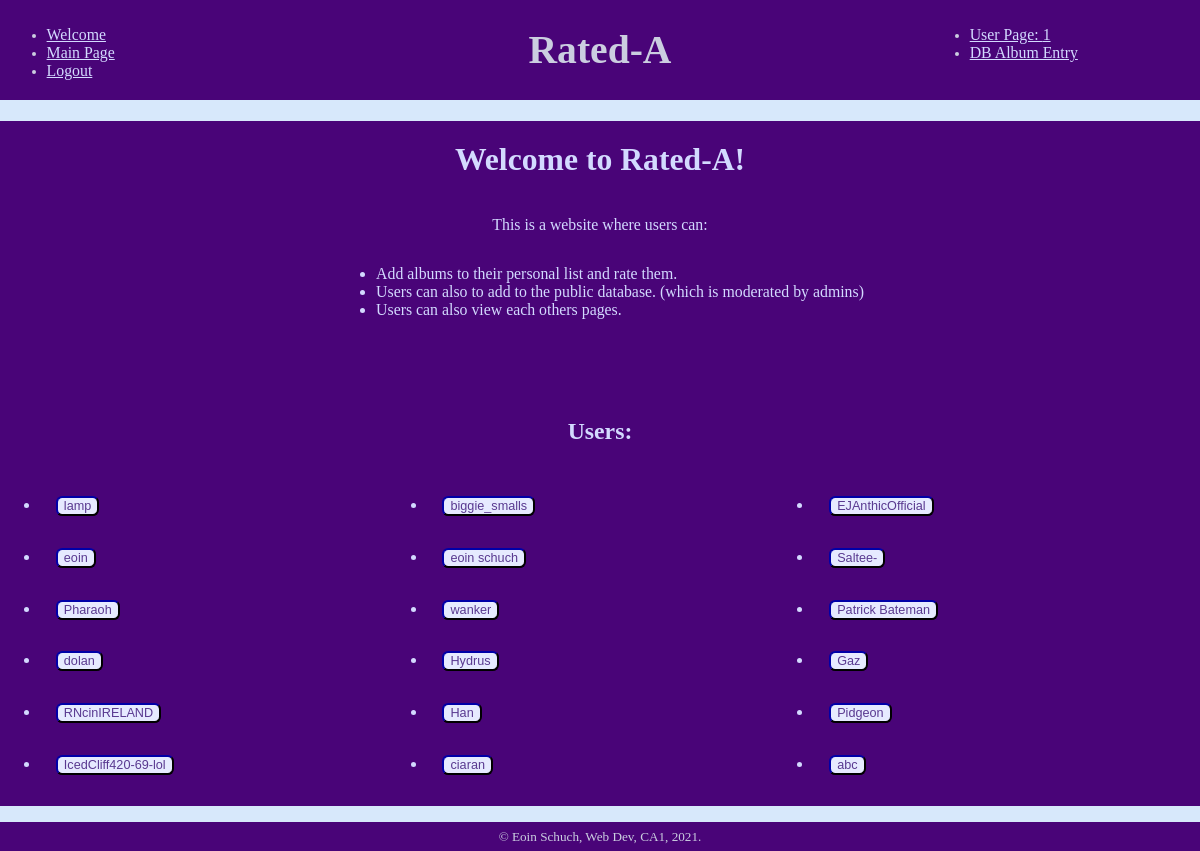
The page /welcome (signed in) on the database its author committed.
### tables this page shows
CREATE TABLE users 
(
    id INTEGER PRIMARY KEY AUTOINCREMENT,
    password VARCHAR NOT NULL,
    name VARCHAR NOT NULL

);

### app.py (the view)
@app.route('/', methods=['GET', 'POST'])
@app.route('/welcome', methods=['GET', 'POST'])
def welcome():
    db = get_db()
    session['admin'] = False
    users = db.execute('''SELECT name FROM users;''').fetchall()
    return render_template('welcome.html', title='Welcome!', users=users)

### app.py (called while the page is built)
@app.teardown_appcontext
def close_db_at_end_of_request(e=None):
    close_db(e)

@app.before_request
def load_logged_in_user():
    g.user = session.get('user_id', None)

### database.py (called while the page is built)
def get_db():
    if "db" not in g:
        g.db = sqlite3.connect(DATABASE,
            detect_types=sqlite3.PARSE_DECLTYPES
        )
        g.db.row_factory = sqlite3.Row
    return g.db

### templates/welcome.html (shortened to what this page needs)
{% extends 'base.html' %}
{% block main %}
<h1>Welcome to Rated-A!</h1>
<section>
    <p>This is a website where users can:
        <ul>
            <li>
                Add albums to their personal list and rate them.
            </li>
            <li>
                Users can also to add to the public database.  (which is moderated by admins)
            </li>
            <li>
                Users can also view each others pages.
            </li>
        </ul>
    </p>
</section>
<section>
    <h2>Users:</h2>
    <ul>
        {% for user in users %}
        <li>
            <form action='/~es15/cgi-bin/ca1/run.py/otheruser' method='POST' novalidate><button type='submit' value="{{ user['name'] }}" name='button'>{{ user['name'] }}</button></form>
        </li>
        {% endfor %}
    </ul>
</section>
{% endblock %}

### static/styles.css (style rules this page uses)
:root { --mainbackground: #d7e8fb; --mainheaderbackground: #490478; --buttoncolor: #e6eaff; --extratext: #593990; --mainheadingtext: #cbcee0; --mainbordercolor: #000053; --maintextcolor: #d3daff; color: var(--maintextcolor); background-color: var(--mainbackground); font-size: 1.1vw; font-family: Georgia, 'Times New Roman', Times, serif; }
body { display:flex; flex-direction: column; margin: 0; width: 100%; border-bottom-left-radius: 0.3em; border-bottom-right-radius: 0.3em; color: var(--mainheadingtext); background-color: var(--mainbackground); }
section, article { align-self: center; width: 100%; display: flex; flex-direction: column; }
h1,h2,p, form, ol { align-self: center; }
section p~ul { align-self: center; }
section h2~ul { display: grid; grid-template-columns: 1fr 1fr 1fr; }
section h2~ul li button { width: fit-content; }
button, input, select { width: 9em; font-size: 0.8em; color: var(--extratext); background-color: var(--buttoncolor); border-color: var(--mainbordercolor); }
form { padding: 1em; }
button { border-radius: 0.5em; }

### rows shown on the page
users: name "lamp"
users: name "biggie_smalls"
users: name "EJAnthicOfficial"
users: name "eoin"
users: name "eoin schuch"
users: name "Saltee-"
users: name "Pharaoh"
users: name "wanker"
users: name "Patrick Bateman"
users: name "dolan"
users: name "Hydrus"
users: name "Gaz"
users: name "RNcinIRELAND"
users: name "Han"
users: name "Pidgeon"
users: name "IcedCliff420-69-lol"
users: name "ciaran"
users: name "abc"

### other values the page prints
{{ g.user }} "1"
